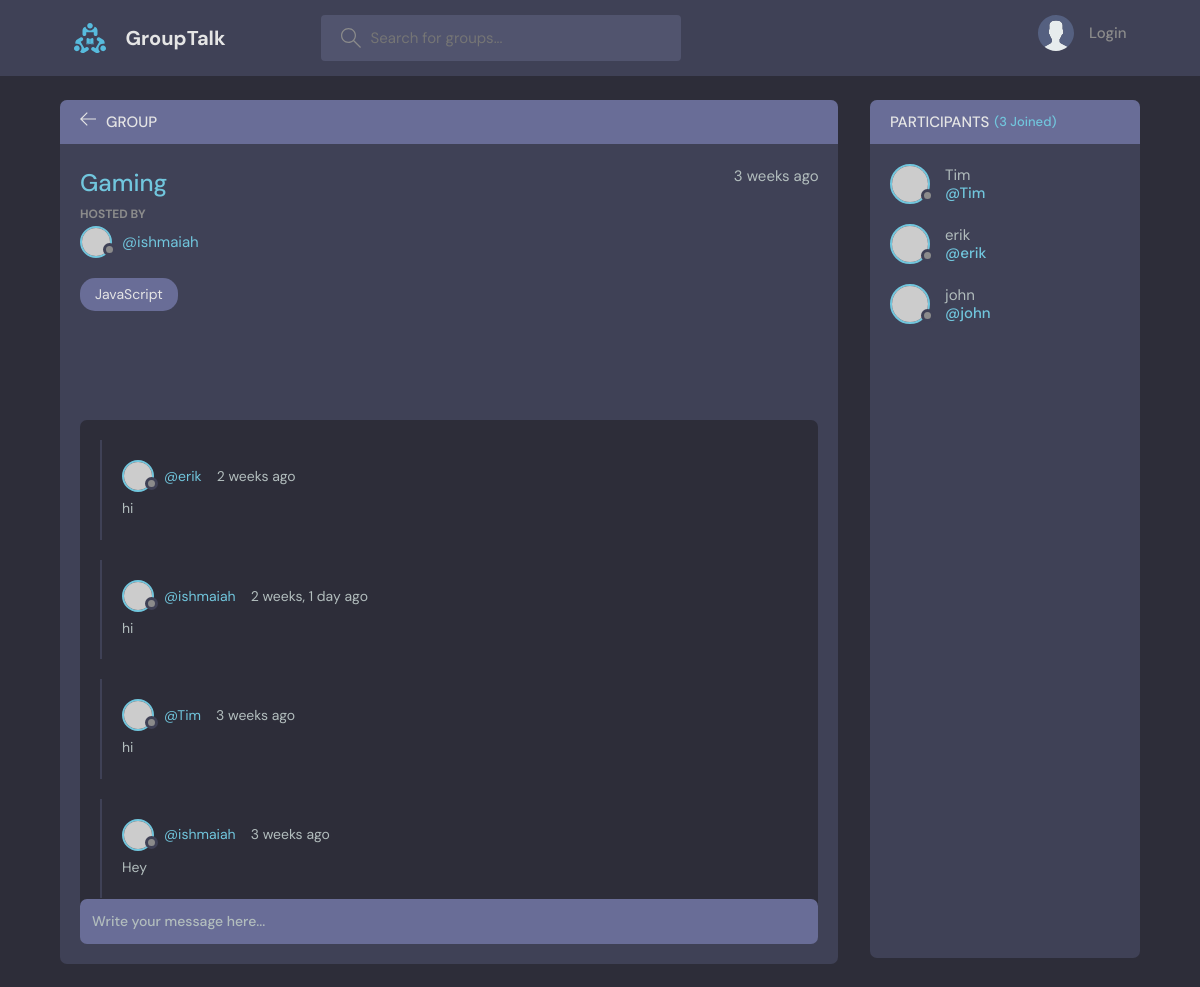
Screenshot of /group/2/ with the database file from the repository.
### base/models.py (models this page shows, shortened)
class Group(models.Model):
    host = models.ForeignKey(User, on_delete=models.SET_NULL, null=True)
    topic = models.ForeignKey(Topic, on_delete=models.SET_NULL, null=True)
    name = models.CharField(max_length=200)
    description = models.TextField(null=True, blank=True)
    participants = models.ManyToManyField(User, related_name='participants', blank=True)
    updated = models.DateTimeField(auto_now=True)
    created = models.DateTimeField(auto_now_add=True)
    class Meta:
        ordering = ['-updated', '-created']

class Topic(models.Model):
    name = models.CharField(max_length=200)
    def __str__(self):
        return self.name

class Message(models.Model):
    user = models.ForeignKey(User, on_delete=models.CASCADE)
    group = models.ForeignKey(Group, on_delete=models.CASCADE)
    body = models.TextField()
    updated = models.DateTimeField(auto_now=True)
    created = models.DateTimeField(auto_now_add=True)
    class Meta:
        ordering = ['-updated', '-created']

### base/views.py (the view, shortened to what this page needs)
# urls.py: path('group/<str:pk>/', views.group, name="group"),
def group(request, pk):
   group = Group.objects.get(id=pk)
   group_messages = group.message_set.all()
   participants = group.participants.all()
   context = {'group': group, 'group_messages': group_messages, 'participants': participants}
   return render(request, 'base/group.html', context)

### base/templates/base/group.html (shortened to what this page needs)
{% extends 'main.html' %}
{% block content %}
    <main class="profile-page layout layout--2">
      <div class="container">
        <div class="room">
          <div class="room__top">
            <div class="room__topLeft">
              <a href="{% url 'home' %}">
                <svg version="1.1" xmlns="http://www.w3.org/2000/svg" width="32" height="32" viewBox="0 0 32 32">
                  <title>arrow-left</title>
                  <path
                    d="M13.723 2.286l-13.723 13.714 13.719 13.714 1.616-1.611-10.96-10.96h27.625v-2.286h-27.625l10.965-10.965-1.616-1.607z"
                  ></path>
                </svg>
              </a>
              <h3>Group</h3>
            </div>
          </div>
          <div class="room__box scroll">
            <div class="room__header scroll">
              <div class="room__info">
                <h3>{{group.name}}</h3>
                <span>{{group.created|timesince}} ago</span>
              </div>
              <div class="room__hosted">
                <p>Hosted By</p>
                <a href="{% url 'user-profile' group.host.id %}" class="room__author">
                  <div class="avatar avatar--small">
                    <img src="https://randomuser.me/api/portraits/men/37.jpg" />
                  </div>
                  <span>@{{group.host.username}}</span>
                </a>
              </div>
              <span class="room__topics">{{group.topic}}</span>
            </div>
            <div class="room__conversation">
              <div class="threads scroll">
                {% for message in group_messages %}
                <div class="thread">
                  <div class="thread__top">
                    <div class="thread__author">
                      <a href="{% url 'user-profile' message.id %}" class="thread__authorInfo">
                        <div class="avatar avatar--small">
                          <img src="https://randomuser.me/api/portraits/men/37.jpg" />
                        </div>
                        <span>@{{message.user.username}} </span>
                      </a>
                      <span class="thread__date">{{message.created|timesince}} ago</span>
                    </div>
                  </div>
                  <div class="thread__details">
                    {{message.body}}
                  </div>
                </div>
                {% endfor %}
              </div>
            </div>
          </div>
          <div class="room__message">
            <form action="#"><input name="" placeholder="Write your message here..." /></form>
          </div>
        </div>
        <div class="participants">
          <h3 class="participants__top">Participants <span>({{participants.count}} Joined)</span></h3>
          <div class="participants__list scroll">
            {% for user in participants %}
            <a href="{% url 'user-profile' user.id %}" class="participant">
              <div class="avatar avatar--medium">
                <img src="https://randomuser.me/api/portraits/men/37.jpg" />
              </div>
              <p>
                {{user.username}}
                <span>@{{user.username}} </span>
              </p>
            </a>
            {% endfor %}
          </div>
        </div>
      </div>
    </main>
{% endblock %}

### rows the page displays
Group: name "Gaming", created "3 weeks", host.username "ishmaiah", topic "JavaScript"
Message: user.username "erik", created "2 weeks", body "hi"
Message: user.username "ishmaiah", created "2 weeks, 1 day", body "hi"
Message: user.username "Tim", created "3 weeks", body "hi"
Message: user.username "ishmaiah", created "3 weeks", body "Hey"

### other values shown
{{ participants.count }} "3"
{{ user.username }} "Tim"
{{ user.username }} "erik"
{{ user.username }} "john"
